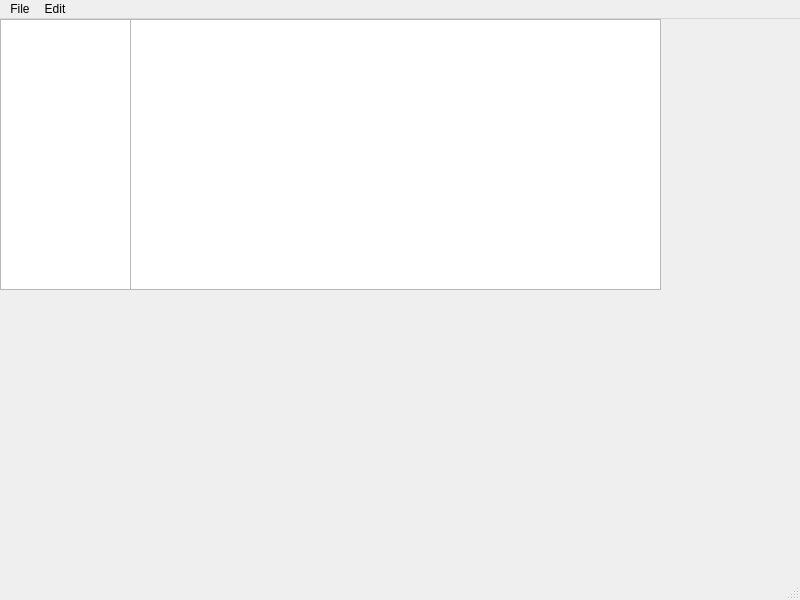
<?xml version="1.0" encoding="UTF-8"?>
<ui version="4.0">
 <class>MainWindow</class>
 <widget class="QMainWindow" name="MainWindow">
  <property name="geometry">
   <rect>
    <x>0</x>
    <y>0</y>
    <width>800</width>
    <height>600</height>
   </rect>
  </property>
  <property name="windowTitle">
   <string>MainWindow</string>
  </property>
  <widget class="QWidget" name="centralwidget">
   <widget class="QColumnView" name="columnView">
    <property name="geometry">
     <rect>
      <x>0</x>
      <y>0</y>
      <width>131</width>
      <height>271</height>
     </rect>
    </property>
   </widget>
   <widget class="QTableView" name="tableView">
    <property name="geometry">
     <rect>
      <x>130</x>
      <y>0</y>
      <width>531</width>
      <height>271</height>
     </rect>
    </property>
   </widget>
   <widget class="QWidget" name="gridLayoutWidget">
    <property name="geometry">
     <rect>
      <x>-1</x>
      <y>-1</y>
      <width>661</width>
      <height>321</height>
     </rect>
    </property>
    <layout class="QGridLayout" name="gridLayout">
     <item row="0" column="0">
      <widget class="QWidget" name="widget" native="true">
       <widget class="QWidget" name="Music_player_location" native="true">
        <property name="geometry">
         <rect>
          <x>-1</x>
          <y>269</y>
          <width>661</width>
          <height>51</height>
         </rect>
        </property>
       </widget>
      </widget>
     </item>
    </layout>
   </widget>
  </widget>
  <widget class="QMenuBar" name="menubar">
   <property name="geometry">
    <rect>
     <x>0</x>
     <y>0</y>
     <width>800</width>
     <height>24</height>
    </rect>
   </property>
   <widget class="QMenu" name="menuFile">
    <property name="title">
     <string>File</string>
    </property>
   </widget>
   <widget class="QMenu" name="menuEdit">
    <property name="title">
     <string>Edit</string>
    </property>
   </widget>
   <addaction name="menuFile"/>
   <addaction name="menuEdit"/>
  </widget>
  <widget class="QStatusBar" name="statusbar"/>
 </widget>
 <resources/>
 <connections/>
</ui>
